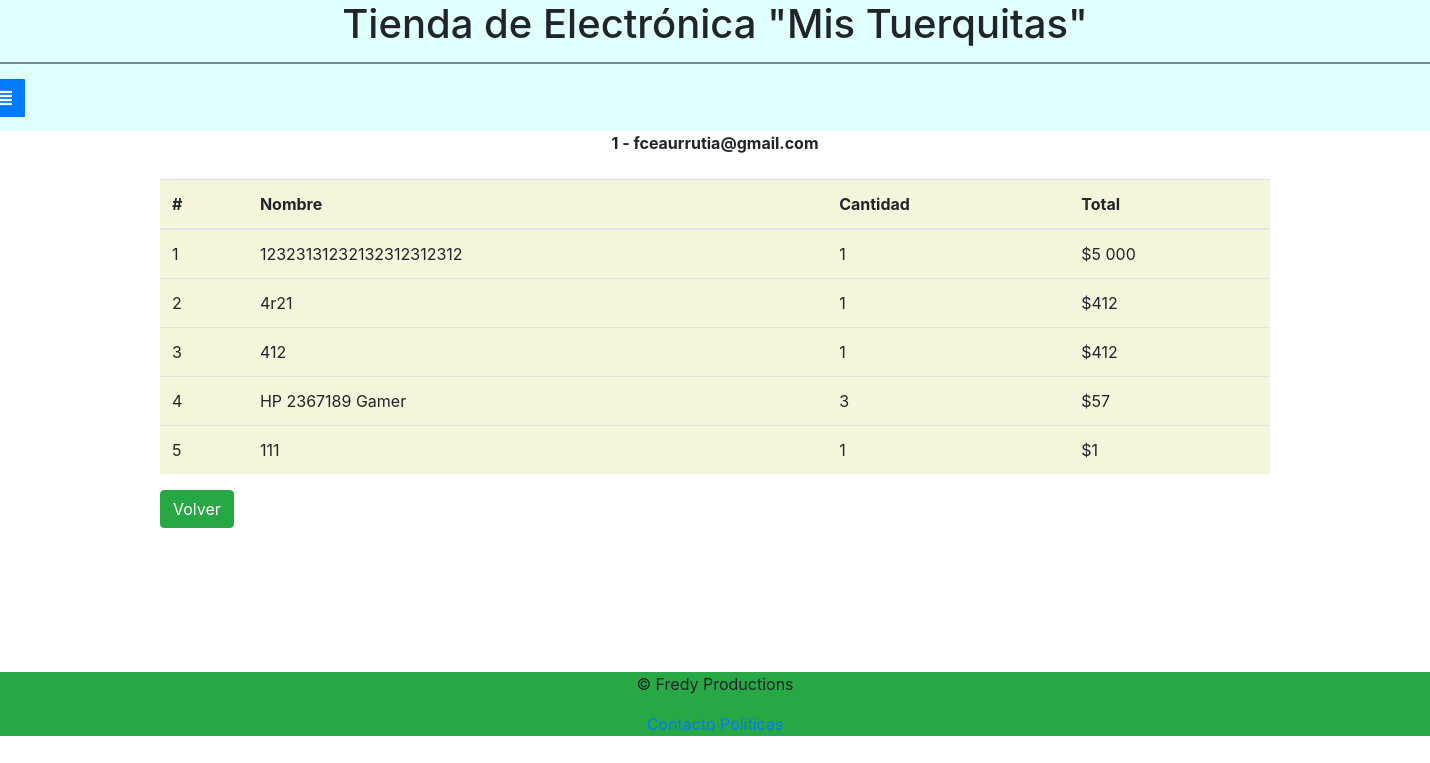
/perfil/historial/boletaDetalle/1 (signed in), run on an earlier commit of the app's database.
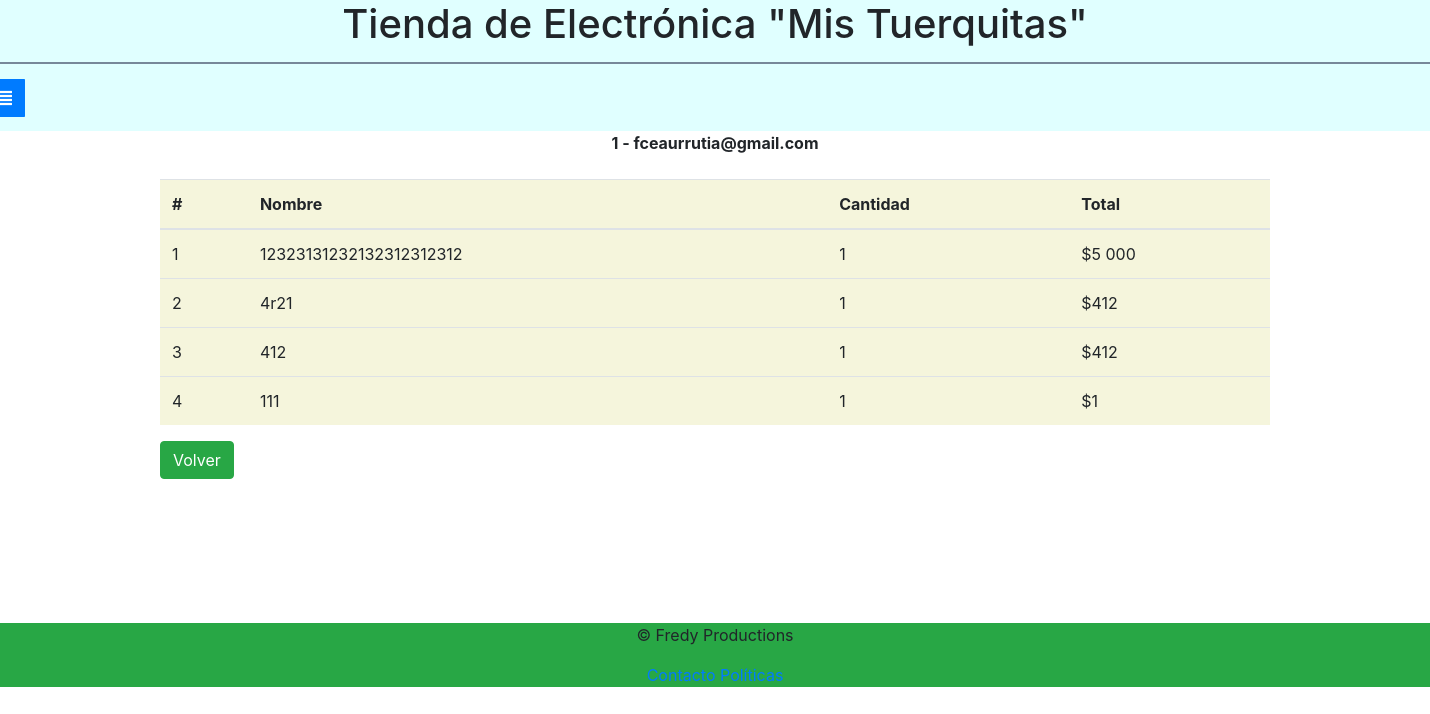
And on a later commit of the database.
### aplicativo/models.py (models this page shows, shortened)
class Detalle_Boleta(models.Model):
    detalle_id = models.AutoField(primary_key=True)
    id_producto = models.ForeignKey(Producto, on_delete=models.CASCADE)
    id_boleta = models.ForeignKey(Boleta, on_delete=models.CASCADE)
    cantidad = models.PositiveIntegerField(default=1)
    total = models.PositiveIntegerField(blank=True, null=True, default=1)
    class Meta:
        ordering=['detalle_id']

class Producto(models.Model):
    id_producto = models.AutoField(('ID de Producto'), primary_key=True)
    nombre = models.CharField(max_length=40)
    descripcion = models.CharField(max_length=255)
    precio_base = models.PositiveIntegerField()
    precio_final = models.PositiveIntegerField()
    fotito = models.ImageField(upload_to='productos')
    tipo = models.ForeignKey(Tipo_Producto, on_delete=models.CASCADE)
    class Meta:
        ordering = ['id_producto']

### aplicativo/views.py (the view)
# urls.py: url(r'perfil/historial/boletaDetalle/(?P<idBoleta>\w+)$', views.Detalle, name="detalle"),
def Detalle(request, idBoleta):
    if request.user.is_authenticated:
        try:
            boleta = Boleta.objects.get(vendedor=request.user, id_boleta=idBoleta)
        except Boleta.DoesNotExist:
            return redirect('appSupp:error')
        productos = Detalle_Boleta.objects.filter(id_boleta=boleta.id_boleta)
        return render(request, 'Mantenedores/Boleta/detalleBoleta.html', {'boleta':boleta, 'productos':productos})
    else:
        return redirect('appSupp:error')

### aplicativo/templates/Mantenedores/Boleta/detalleBoleta.html
{% extends "Base/base.html" %}
{% block content %}
<section>
    {% if not boleta is None %}
    <b class="centrado">{{boleta.id_boleta}} - {{ user.email }}</b>
    <br>
    <table class="table" style="background-color: beige">
        <thead>
            <tr>
                <th scope="col">#</th>
                <th scope="col">Nombre</th>
                <th scope="col">Cantidad</th>
                <th scope="col">Total</th>
            </tr>
        </thead>
        {% for x in productos %}
        <div class="row">
            <tr>
                <td>{{ forloop.counter }}</td>
                <td>{{ x.id_producto.nombre}}</td>
                <td>{{ x.cantidad }}</td>
                <td>${{ x.total }}</td>
            </tr>
        </div>
        {% endfor %}
    </table>
    {% endif %}
    <a class="btn btn-success" href="{% url 'appSupp:historial' %}">Volver</a>
</section>
{% endblock %}

What changed in the data, as far as the page shows it:
removed Detalle_Boleta: id_producto.nombre "HP 2367189 Gamer", cantidad "3", total "57"
